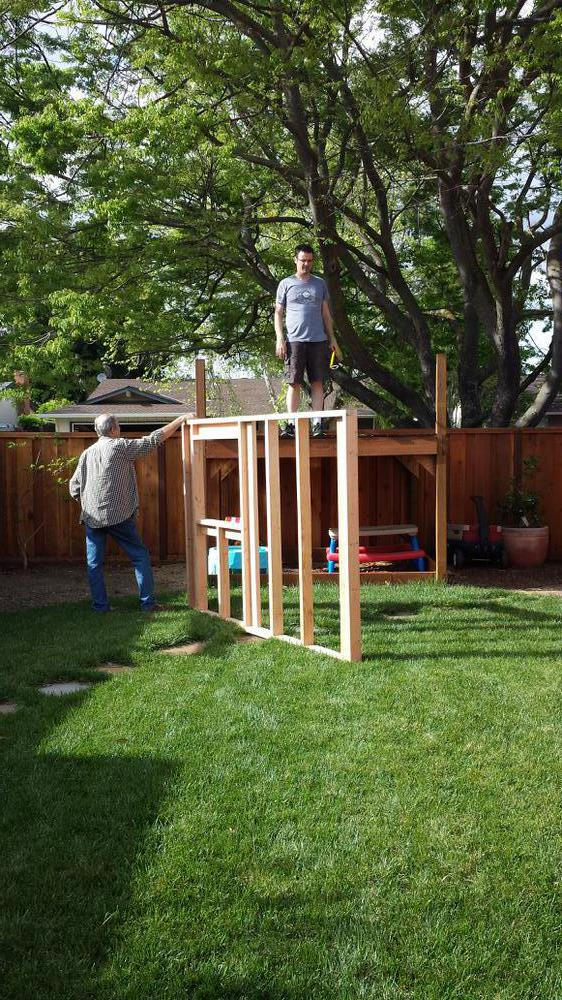
#> input picture images/20150322_162918.jpg, 562 x 1000 px
$ python -i generate_lqip.py   (imports and definitions only)
#> lines starting #> are read from the running program, lines starting #| are printed output that depends on the picture
import sys
import os
from PIL import Image, ImageFilter

SRC_ROOT = "assets/img/posts"
DEST_ROOT = "assets/img/lqip/posts"
LQIP_SIZE = (40, 40)  # thumbnail size for LQIP (can tweak)
LQIP_QUALITY = 20     # JPEG quality for compressed LQIP

def needs_update(source, lqip):
    return (not os.path.exists(lqip)) or (
        os.path.getmtime(source) > os.path.getmtime(lqip)
    )

def generate_lqip_for_image(src_path):

#> called with src_path = '../images/20150322_162918.jpg'
    dest_path = os.path.splitext(src_path)[0] + ".lqip.jpg"

    if not needs_update(src_path, dest_path):
        return False

    # Make sure destination directory exists
    dest_dir = os.path.dirname(dest_path)
    os.makedirs(dest_dir, exist_ok=True)

    # Open, resize, blur, save compressed
    try:
        with Image.open(src_path) as img:
#> img is the input picture: PIL image 562x1000 RGB; mean R, G, B 82.8, 92.2, 56.3
            img = img.convert("RGB")
            img.thumbnail(LQIP_SIZE, Image.LANCZOS)
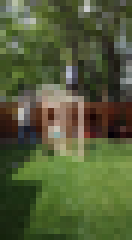
#> img: PIL image 22x40 RGB (shown 6 times larger); mean R, G, B 82.9, 92.3, 56.3
            img = img.filter(ImageFilter.GaussianBlur(1))
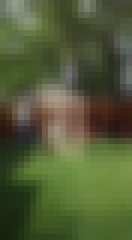
#> img: PIL image 22x40 RGB (shown 6 times larger); mean R, G, B 82.4, 91.8, 55.8
            img.save(dest_path, "JPEG", quality=LQIP_QUALITY)
            print(f"LQIP generated: {dest_path}")
    except Exception as e:
        print(f"Failed to process {src_path}: {e}")
        return False
    return dest_path

def main():
    if len(sys.argv) < 2:
        print("Usage: python generate_lqip.py <image1> <image2> ...")
        sys.exit(1)

    images_generated = []

    for image_path in sys.argv[1:]:
        print(image_path)
        if os.path.isfile(image_path) and image_path.startswith(SRC_ROOT):
            dest_path = generate_lqip_for_image(image_path)
            if dest_path:
                images_generated.append(dest_path)
        else:
            print(f"Skipping non-matching or missing file: {image_path}")

    if len(images_generated) > 0:
        print("")
        print("There were LQIP images generated; please stage them and recommit")
        for img in images_generated:
            print("  %s" % img)
        sys.exit(1)

# [2 lines not run here, left out]

>>> result = generate_lqip_for_image('../images/20150322_162918.jpg')

$ run again, on images/IMG1915.jpg
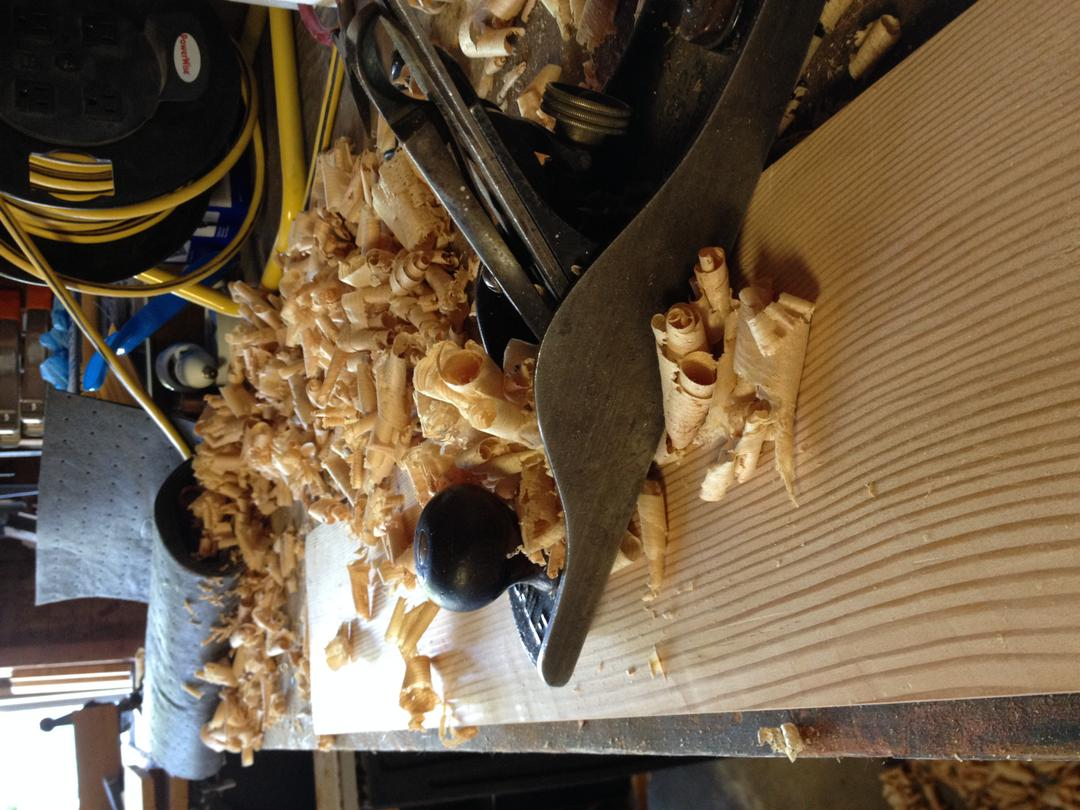
#> input picture images/IMG1915.jpg, 1080 x 810 px
#> in generate_lqip_for_image, img is the input picture: PIL image 1080x810 RGB; mean R, G, B 111.3, 93.1, 71.1
#> in generate_lqip_for_image, `img.thumbnail(LQIP_SIZE, Image.LANCZOS)`:
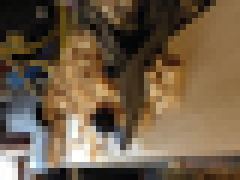
#> img: PIL image 40x30 RGB (shown 6 times larger); mean R, G, B 111.2, 93, 71
#> in generate_lqip_for_image, `img = img.filter(ImageFilter.GaussianBlur(1))`:
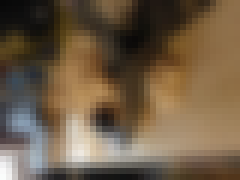
#> img: PIL image 40x30 RGB (shown 6 times larger); mean R, G, B 110.8, 92.5, 70.5

$ run again, on images/IMG1922.jpg
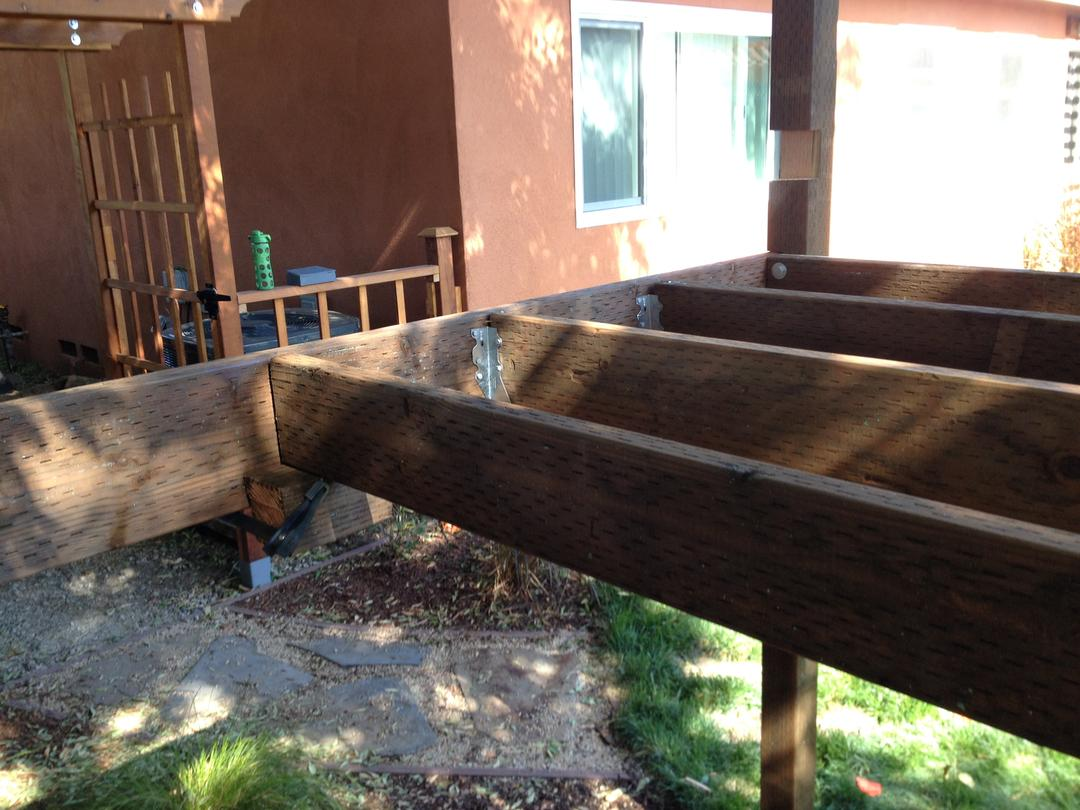
#> input picture images/IMG1922.jpg, 1080 x 810 px
#> in generate_lqip_for_image, img is the input picture: PIL image 1080x810 RGB; mean R, G, B 113.3, 102.3, 92.3
#> in generate_lqip_for_image, `img.thumbnail(LQIP_SIZE, Image.LANCZOS)`:
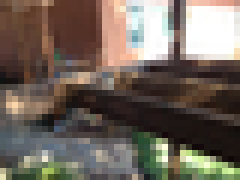
#> img: PIL image 40x30 RGB (shown 6 times larger); mean R, G, B 113.2, 102.2, 92.2
#> in generate_lqip_for_image, `img = img.filter(ImageFilter.GaussianBlur(1))`:
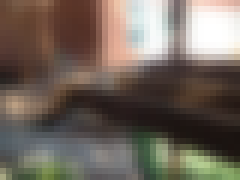
#> img: PIL image 40x30 RGB (shown 6 times larger); mean R, G, B 112.8, 101.7, 91.7
